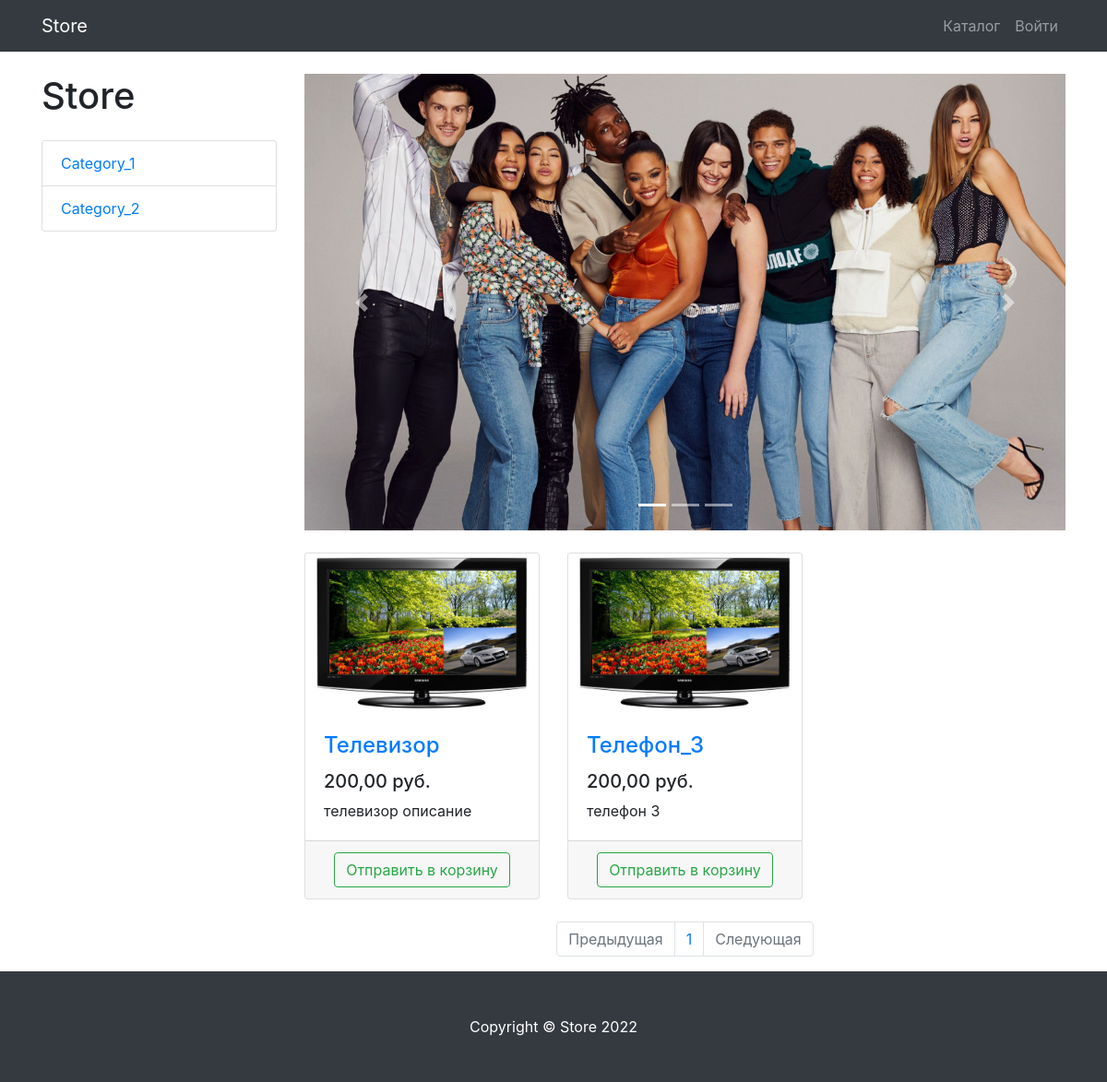
Page /category/1/ on the committed database.
### prostoapp/models.py (models this page shows, shortened)
class ProductCategory(models.Model):
    name = models.CharField(max_length=128, unique=True, verbose_name='Наименования')
    description = models.TextField(null=True, blank=True, verbose_name='Описание')
    class Meta:
        verbose_name = 'Категория'
        verbose_name_plural = 'Категории'

class Product(models.Model):
    name = models.CharField(max_length=256, verbose_name='Наименование')
    description = models.TextField(verbose_name='Описание')
    price = models.DecimalField(max_digits=8, decimal_places=2, verbose_name='Цена')
    quantity = models.PositiveIntegerField(default=0, verbose_name='Наличие')
    image = models.ImageField(upload_to='products_images', verbose_name='Картинка')
    category = models.ForeignKey(to=ProductCategory, on_delete=models.CASCADE, verbose_name='Категория')
    class Meta:
        verbose_name = 'Продукт'
        verbose_name_plural = 'Продукты'

### prostoapp/views.py (the view)
# urls.py: path('', products, name='index'),
def products(request, category_id=None, page_number=1):
    products = Product.objects.filter(category_id=category_id) if category_id else Product.objects.all()
    per_page = 3
    paginator = Paginator(products, per_page)
    products_paginator = paginator.page(page_number)
    context = {
        'products': products_paginator,
        'categories': ProductCategory.objects.all(),
    }
    return render(request, 'prostoapp/products.html', context)

### prostoapp/templates/prostoapp/products.html (shortened to what this page needs)
{% extends 'prostoapp/base.html' %}
{% load static %}
{% block css %}
    <link href="{% static 'vendor/css/products.css' %}" rel="stylesheet">
{% endblock %}
{% block content %}
    <div class="container">
        <div class="row">
            <div class="col-lg-3">
                <h1 class="my-4">Store</h1>
                <div class="list-group">
                    {% for category in categories %}
                        <a href="{% url 'prostoapp:category' category.id %}" class="list-group-item">
                            {{ category.name }}
                        </a>
                    {% endfor %}
                </div>
            </div>
            <div class="col-lg-9">
                <div id="carouselExampleIndicators" class="carousel slide my-4" data-ride="carousel">
                    <ol class="carousel-indicators">
                        <li data-target="#carouselExampleIndicators" data-slide-to="0" class="active"></li>
                        <li data-target="#carouselExampleIndicators" data-slide-to="1"></li>
                        <li data-target="#carouselExampleIndicators" data-slide-to="2"></li>
                    </ol>
                    <div class="carousel-inner" role="listbox">
                        <div class="carousel-item active">
                            <img class="d-block img-fluid" src="/static/vendor/img/slides/slide-1.jpg"
                                 alt="First slide">
                        </div>
                    </div>
                    <a class="carousel-control-prev" href="#carouselExampleIndicators" role="button" data-slide="prev">
                        <span class="carousel-control-prev-icon" aria-hidden="true"></span>
                    </a>
                    <a class="carousel-control-next" href="#carouselExampleIndicators" role="button" data-slide="next">
                        <span class="carousel-control-next-icon" aria-hidden="true"></span>
                    </a>
                </div>
                <div class="row">
                    {% for product in products %}
                        <div class="col-lg-4 col-md-6 mb-4">
                            <div class="card h-100">
                                <a href="#">
                                    <img class="card-img-top"
                                         src="{{ product.image.url }}"
                                         alt="">
                                </a>
                                <div class="card-body">
                                    <h4 class="card-title">
                                        <a href="#">{{ product.name }}</a>
                                    </h4>
                                    <h5>{{ product.price }} руб.</h5>
                                    <p class="card-text">{{ product.description }}</p>
                                </div>
                                <div class="card-footer text-center">
                                    <a class="btn btn-outline-success"
                                       href="{% url 'prostoapp:basket_add' product.id %}">
                                        Отправить в корзину
                                    </a>
                                </div>
                            </div>
                        </div>
                    {% endfor %}
                </div>
                <nav aria-label="Page navigation example">
                    <ul class="pagination justify-content-center">
                        <li class="page-item {% if not products.has_previous %} disabled {% endif %}">
                            <a class="page-link"
                               href="{% if products.has_previous %} {% url 'prostoapp:paginator' products.previous_page_number %} {% else %} # {% endif %}"
                               tabindex="-1" aria-disabled="true">
                                Предыдущая
                            </a>
                        </li>
                        {% for page in products.paginator.page_range %}
                            <li class="page-item">
                                <a class="page-link" href="{% url 'prostoapp:paginator' page %}">
                                    {{ page }}
                                </a>
                            </li>
                        {% endfor %}
                        <li class="page-item {% if not products.has_next %} disabled {% endif %}">
                            <a class="page-link"
                               href="{% if products.has_next %} {% url 'prostoapp:paginator' products.next_page_number %} {% else %} # {% endif %}">
                                Следующая
                            </a>
                        </li>
                    </ul>
                </nav>
            </div>
        </div>
    </div>
{% endblock %}
{% block footer %}
    <footer class="py-5 bg-dark">
        <div class="container">
            <p class="m-0 text-center text-white">Copyright &copy; Store 2022</p>
        </div>
    </footer>
{% endblock %}

### rows in the picture
ProductCategory: name "Category_1"
ProductCategory: name "Category_2"
Product: image (picture), name "Телевизор", price "200,00", description "телевизор описание"
Product: image (picture), name "Телефон_3", price "200,00", description "телефон 3"

### other values in the picture
{{ page }} "1"
